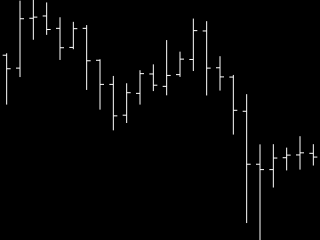

Notebook code for this chart:
### Code cell
# Create a figure
fig = go.Figure()

# Add the OHLC bar
fig.add_trace(go.Ohlc(x = df_slice["Date"], open = df_slice["Open"],
                      high = df_slice["High"], low = df_slice["Low"],
                      close = df_slice["Close"], name = "OHLC",
                      yaxis = "y", increasing_line_color = "white", decreasing_line_color = "white", line=dict(width = 1)))

# # Add the volume bar
# fig.add_trace(go.Bar(x = df_slice["Date"], y = df_slice["Volume"], yaxis = "y2", name = "Volume", marker = dict(color = "white")))
# fig.add_trace(go.Scatter(
#     x=df_slice["Date"],
#     y=df_slice["Open"],
#     mode='markers',
#     marker=dict(color='white', size=1),  # Larger white markers for open
#     name='Open'
# ))

fig.update_layout(
    paper_bgcolor='black',
    plot_bgcolor='black',
    xaxis_rangeslider_visible = False,
    xaxis = {
    "showticklabels": False,
    "ticks": "",
    "type": "date",
    "gridcolor": "black"
    },
    yaxis = {
        # 'domain': [0.2, 1],
        'range': [min(df_slice["Low"].min(), df_slice["Open"].min(), 
                       df_slice["Close"].min()), 
                      max(df_slice["High"].max(), df_slice["Open"].max(), 
                        df_slice["Close"].max())],
        'visible': False,
        "gridcolor": "black"
    },
    # yaxis2 = dict(domain = [0, 0.2], visible = False),
    width = 72, # REMEMBER TO CHANGE TO 60
    height = 54.4, # REMEMBER TO CHANGE TO 64
    showlegend = False,
    margin = dict(l = 0, r = 0, t = 0, b = 0)
)

# Show the figure
fig.show()

### Figure 1 — Plotly figure (JSON) as saved in the notebook; plotly's stock layout.template omitted (floating-point values rounded to 4 significant figures)
{"data": [{"close": [0.1805, 0.1836, 0.1837, 0.1829, 0.1818, 0.183, 0.181, 0.1795, 0.1776, 0.179, 0.1802, 0.1795, 0.1801, 0.1811, 0.1829, 0.1805, 0.18, 0.178, 0.1746, 0.1743, 0.175, 0.1752, 0.1754, 0.1751], "decreasing": {"line": {"color": "white"}}, "high": [0.1815, 0.1847, 0.1847, 0.1846, 0.1837, 0.1834, 0.1832, 0.1811, 0.1801, 0.1796, 0.1804, 0.1808, 0.1823, 0.1816, 0.1836, 0.1834, 0.1813, 0.1801, 0.1789, 0.1759, 0.1759, 0.1757, 0.1764, 0.1759], "increasing": {"line": {"color": "white"}}, "line": {"width": 1}, "low": [0.1783, 0.18, 0.1823, 0.1826, 0.181, 0.1817, 0.1792, 0.178, 0.1767, 0.1772, 0.1783, 0.1791, 0.1789, 0.18, 0.1804, 0.1789, 0.1792, 0.1765, 0.171, 0.17, 0.1732, 0.1743, 0.1743, 0.1746], "name": "OHLC", "open": [0.1813, 0.1805, 0.1836, 0.1837, 0.183, 0.1818, 0.183, 0.181, 0.1795, 0.1777, 0.179, 0.1802, 0.1794, 0.1802, 0.1811, 0.1828, 0.1806, 0.18, 0.1779, 0.1746, 0.1743, 0.1751, 0.1752, 0.1753], "type": "ohlc", "x": ["2023-01-01T00:00:00", "2023-01-01T01:00:00", "2023-01-01T02:00:00", "2023-01-01T03:00:00", "2023-01-01T04:00:00", "2023-01-01T05:00:00", "2023-01-01T06:00:00", "2023-01-01T07:00:00", "2023-01-01T08:00:00", "2023-01-01T09:00:00", "2023-01-01T10:00:00", "2023-01-01T11:00:00", "2023-01-01T12:00:00", "2023-01-01T13:00:00", "2023-01-01T14:00:00", "2023-01-01T15:00:00", "2023-01-01T16:00:00", "2023-01-01T17:00:00", "2023-01-01T18:00:00", "2023-01-01T19:00:00", "2023-01-01T20:00:00", "2023-01-01T21:00:00", "2023-01-01T22:00:00", "2023-01-01T23:00:00"], "yaxis": "y"}], "layout": {"height": 54.4, "margin": {"b": 0, "l": 0, "r": 0, "t": 0}, "paper_bgcolor": "black", "plot_bgcolor": "black", "showlegend": false, "width": 72, "xaxis": {"gridcolor": "black", "rangeslider": {"visible": false}, "showticklabels": false, "ticks": "", "type": "date"}, "yaxis": {"gridcolor": "black", "range": [0.17, 0.1847], "visible": false}}}
